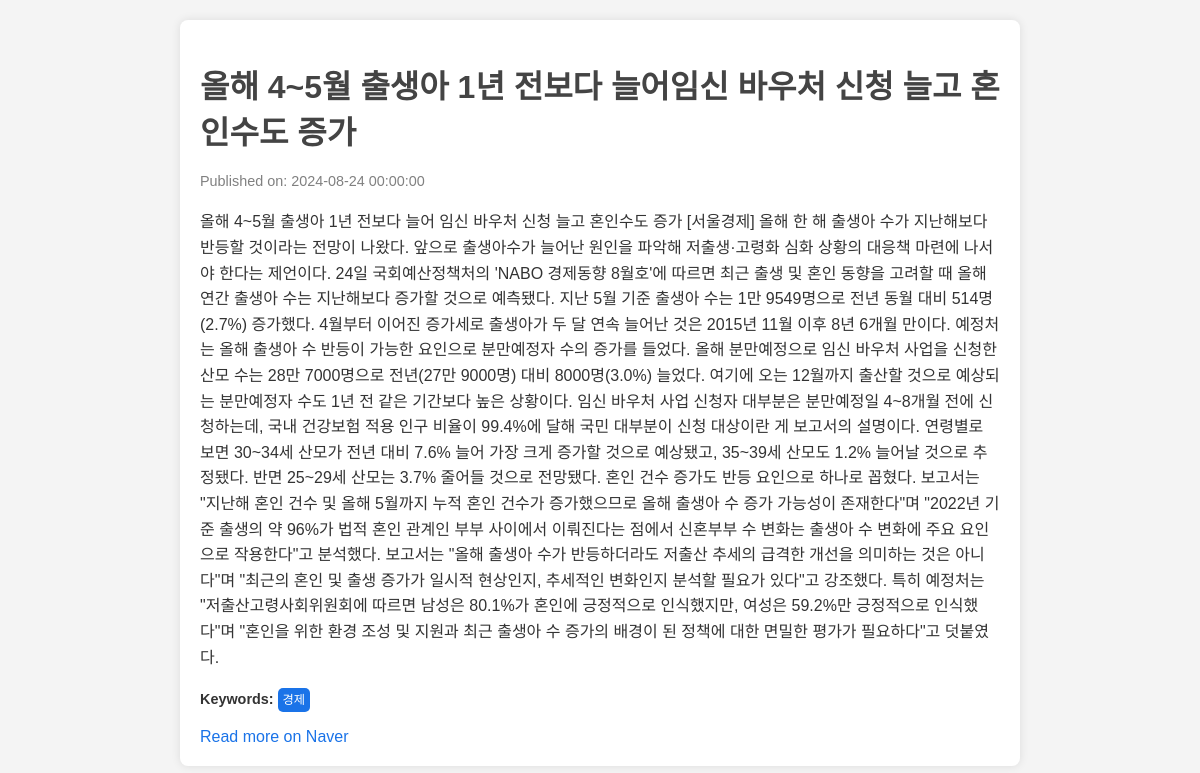
Screenshot of /news/3 with the database file from the repository.
### factory_model.py (models this page shows)
class Naver_news(db.Model):
    __tablename__ = 'Naver_news'
    id = db.Column(db.Integer, primary_key=True)
    date = db.Column(db.DateTime, nullable=True)
    title = db.Column(db.Text, nullable=True)
    content = db.Column(db.Text, nullable=True)
    url = db.Column(db.Text, nullable=True)
    keyword = db.Column(db.JSON, nullable=True)
    sentiment = db.Column(db.String(10),nullable=True)

### main_views.py (the view)
@bp.route('/news/<int:news_id>')
def show_news_detail(news_id):
    news = factory_model.Naver_news.query.get(news_id)
    return render_template('news_detail.html', news=news)

### templates/news_detail.html (shortened to what this page needs)
<!DOCTYPE html>
<html lang="ko">
<head>
</head>
<body>
    <div class="news-container">
        <h1>{{ news.title }}</h1>
        <div class="date">Published on: {{ news.date }}</div>
        <div class="content">{{ news.content }}</div>
        <div class="keywords">
            <strong>Keywords:</strong>
            {% for keyword in news.keyword %}
                <span>{{ keyword }}</span>
            {% endfor %}
        </div>
        <div class="source">
            <a href="{{ news.url }}" target="_blank">Read more on Naver</a>
        </div>
    </div>
</body>
</html>

### templates/news_detail.html (style rules this page uses)
body { font-family: Arial, sans-serif; margin: 20px; background-color: #f4f4f4; color: #333; }
.news-container { max-width: 800px; margin: 0 auto; padding: 20px; background-color: #fff; border-radius: 8px; box-shadow: 0 0 10px rgba(0, 0, 0, 0.1); }
h1 { font-size: 2em; margin-bottom: 20px; color: #444; }
.date { color: gray; font-size: 0.9em; margin-bottom: 20px; }
.content { margin-bottom: 20px; line-height: 1.6; }
.keywords { font-size: 0.9em; margin-bottom: 20px; }
.keywords span { background-color: #1a73e8; color: #fff; padding: 5px; margin-right: 5px; border-radius: 5px; font-size: 0.85em; }
.source a { color: #1a73e8; text-decoration: none; }

### rows the page displays
Naver_news: title "올해 4~5월 출생아 1년 전보다 늘어임신 바우처 신청 늘고 혼인수도 증가", date "2024-08-24 00:00:00", content "올해 4~5월 출생아 1년 전보다 늘어 임신 바우처 신청 늘고 혼인수도 증가 [서울경제] 올해 한 해 출생아 수가 지난해보다 반등할 것이라는 전망이 나왔다. 앞으로 출생아수가 늘어난 원인을 파악해 저출생·고령화 심화 상황의 대응책 마련에 나서야 한다는 제언이다. 24일 국회예산정책처의 'NABO 경제동향 8월호'에 따르면 최근 출생 및 혼인 동향을 고려할 때 올해 연간 출생아 수는 지난해보다 증가할 것으로 예측됐다. 지난 5월 기준 출생아 수는 1만 9549명으로 전년 동월 대비 514명(2.7%) 증가했다. 4월부터 이어진 증가세로 출생아가 두 달 연속 늘어난 것은 2015년 11월 이후 8년 6개월 만이다. 예정처는 올해 출생아 수 반등이 가능한 요인으로 분만예정자 수의 증가를 들었다. 올해 분만예정으로 임신 바우처 사업을 신청한 산모 수는 28만 7000명으로 전년(27만 9000명) 대비 8000명(3.0%) 늘었다. 여기에 오는 12월까지 출산할 것으로 예상되는 분만예정자 수도 1년 전 같은 기간보다 높은 상황이다. 임신 바우처 사업 신청자 대부분은 분만예정일 4~8개월 전에 신청하는데, 국내 건강보험 적용 인구 비율이 99.4%에 달해 국민 대부분이 신청 대상이란 게 보고서의 설명이다. 연령별로 보면 30~34세 산모가 전년 대비 7.6% 늘어 가장 크게 증가할 것으로 예상됐고, 35~39세 산모도 1.2% 늘어날 것으로…"

### other values shown
{{ keyword }} "경제"
